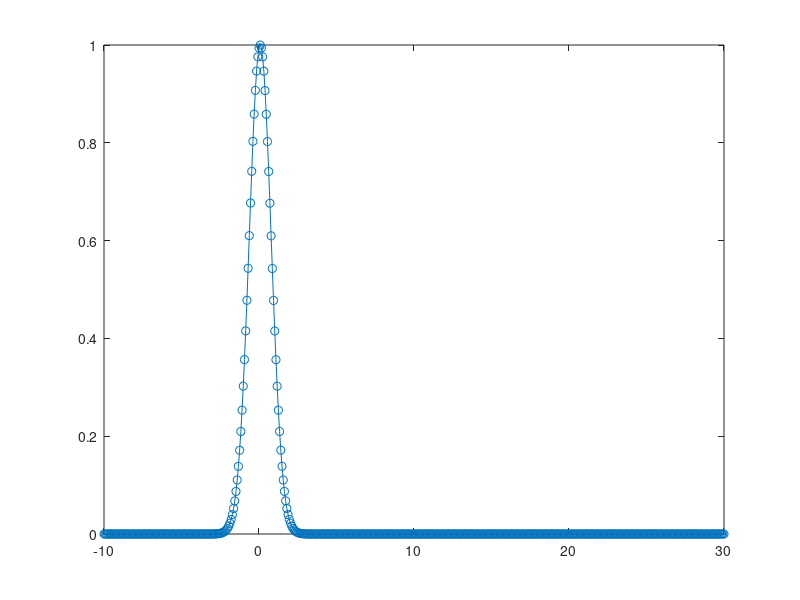

MATLAB code for this plot: (Note: this script raises an error after producing the figure.)
clear all
close all

%---
% animation of the solution of the
% linear convection equation with ctcs
%-----

c=0.50;

N=2*2*2*2*32;
a=-10;
b= 30;
Dx=(b-a)/N;
U=1.0;
Dt=c*Dx/U;

for i=1:N+1
 x(i)=a+(i-1)*Dx;
 f(i) = exp(-x(i)*x(i));
end
fold=f;
fnew=f;

for i=2:N
 fnew(i) = 0.5*c*(1+c)*f(i-1)+(1-c*c)*f(i) ...
                 +0.5*c*(c-1)*f(i+1);
end
f=fnew;

time(1)=0;
ggg(1)=f(N/2);

for step=1:300

for i=2:N
 fctcs(i) = fold(i)+c*f(i-1)-c*f(i+1);
end

fold(2:N)=f(2:N);
f(2:N)=fctcs(2:N);

time(step+1)=time(step)+Dt;
ggg(step+1)=f(N/2);


if(step==1)
  Handle1 = plot(x,f,'o-');
  set(Handle1, 'erasemode', 'xor');
  set(gca,'fontsize',15)
  axis([a b -0.2 1.2])
  xlabel('x','fontsize',15)
  ylabel('f','fontsize',15)
else
  set(Handle1,'XData',x,'YData',f);
  pause(0.1)
  drawnow
end

end

figure
plot(time,ggg)
